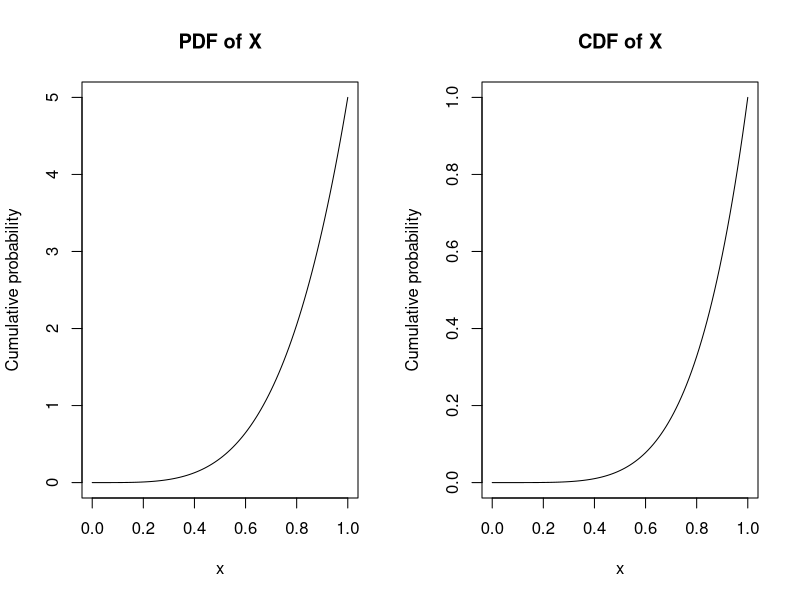
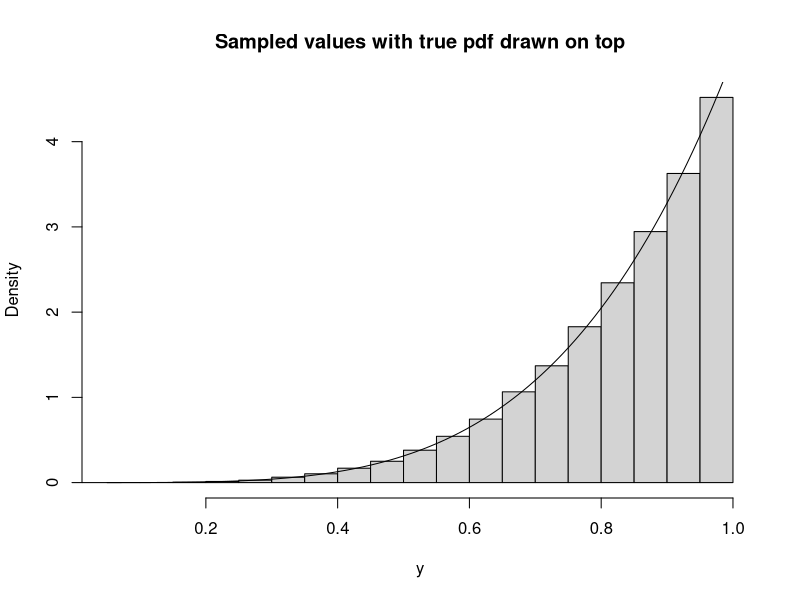
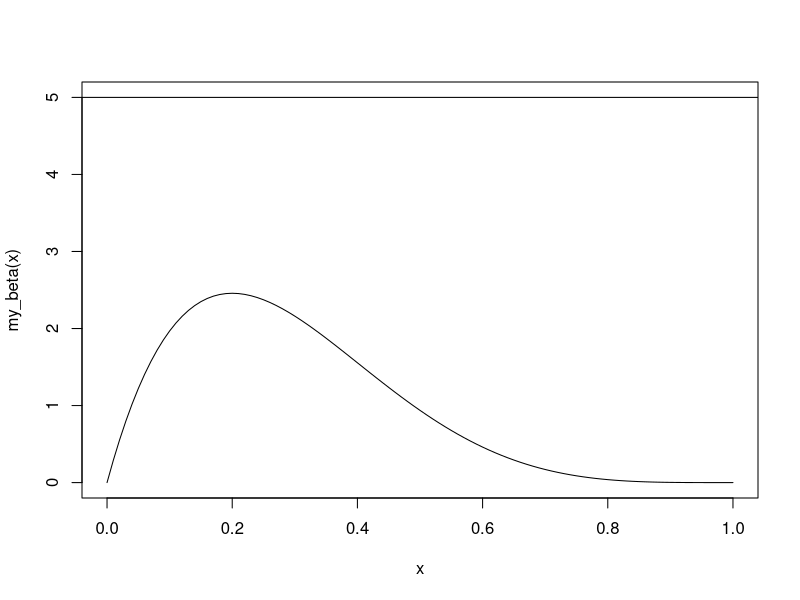
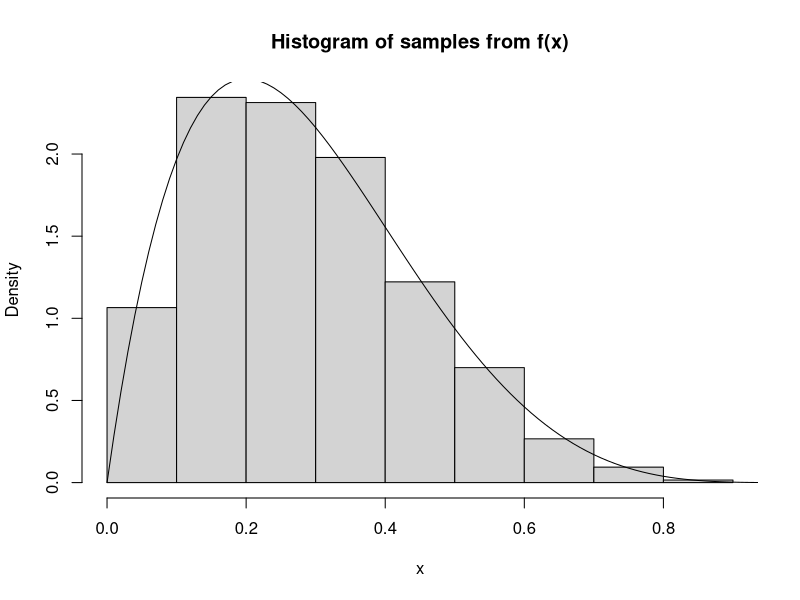
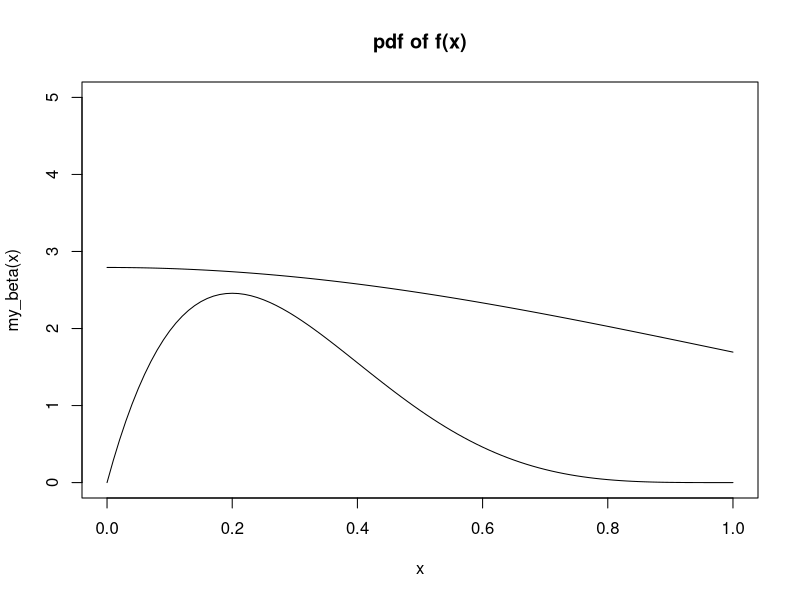
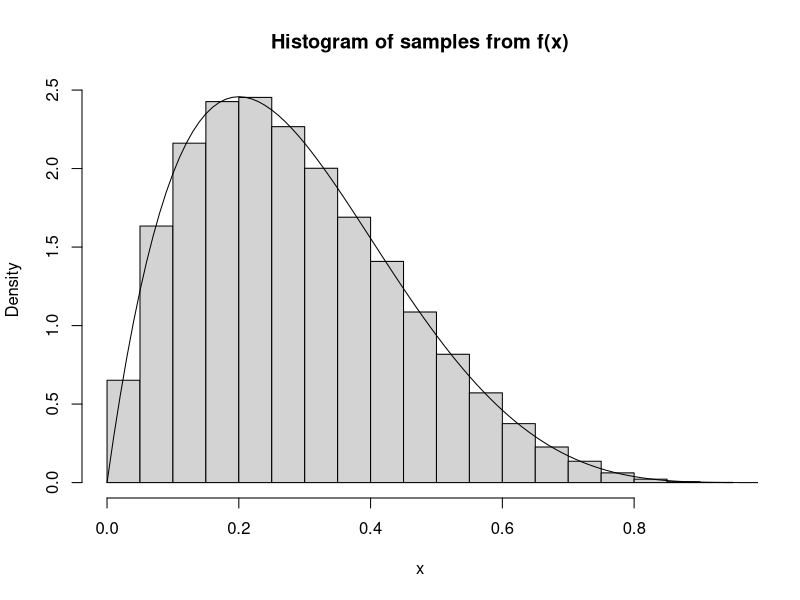

The R source for these figures, in order:
##################################################################
## ~~~~~~~~~~~~~~~~~~~~~~~~~~~~~~~~~~~~~~~~~~~~~~~~~~~~~~~~~~~~ ##
## ~~~~~~~~~~~~~~~/// Stat 102C Lab 2 R Code \\\~~~~~~~~~~~~~~~ ##
## ~~~~~~~~~~~~~~~~~~~~~~~~~~~~~~~~~~~~~~~~~~~~~~~~~~~~~~~~~~~~ ##
## ~~~~~~~~~~~~~~~~~~~~ Levon Demirdjian ~~~~~~~~~~~~~~~~~~~~~~ ##
## ~~~~~~~~~~~~~~~~~~~~~~~~~~~~~~~~~~~~~~~~~~~~~~~~~~~~~~~~~~~~ ##
## ~~~~~~~~~~~~~~~~~~~~~~ April 06 2016 ~~~~~~~~~~~~~~~~~~~~~~~ ##
## ~~~~~~~~~~~~~~~~~~~~~~~~~~~~~~~~~~~~~~~~~~~~~~~~~~~~~~~~~~~~ ##
##################################################################


################
## Problem 1: ##
################

## Let the pdf f(x) be given by f(x) = kx^4 where 0 <= x <= 1, where 
## k is the normalizing constant.

## a) Find the normalizing constant of f(x).

## b) Find the cdf F(t). Plot F(t) as a function of t.

## c) Use the inversion method to draw samples from f(x). Start off 
## by computing the inverse of F(t); plot F(t) using "curve".

## d) Use the curve function in R to plot f(x). Show the plot of 
## f(x) on the same plot as the histogram of points sampled from part c. 
## Hint: make sure the "prob" parameter is set to true in "hist", and 
## use the "add" parameter in the "curve" function to add the curve
## to the existing plot. Use ?? if you're not sure what you're doing.



###############
## Solutions ##
###############

my_pdf <- function(x){5*x^4}
my_cdf <- function(x){x^5}
my_cdf_inverse <- function(x){x^(1/5)}

par(mfrow=c(1,2))
curve(my_pdf, 0, 1, main = "PDF of X", ylab = "Cumulative probability")
curve(my_cdf, 0, 1, main = "CDF of X", ylab = "Cumulative probability")

n <- 100000
U <- runif(n)           ## Step 1: Generate Uniform(0,1) rv's
y <- my_cdf_inverse(U)  ## Step 2: Apply inverse_cdf to Uniform(0,1) rv's

par(mfrow=c(1,1))
hist(y, prob = TRUE, main = "Sampled values with true pdf drawn on top")
curve(my_pdf, 0, 1, add = TRUE)


################
## Problem 2: ##
################


## Suppose we're interested in sampling from the beta(2,5) distribution
## but we don't want to use R's built in function. We proceed using 
## rejection sampling. Recall that the pdf of a beta(2,5) is given by 
## f(x) = 30 * x * (1 - x)^4

## a) Can we use the Unif(0,1) distribution as the enveloping distribution?
## Why or why not? Use plots to answer this question.

## b) Graphically find an M st M * Unif(0, 1) will envelope f(x). Compute
## The rejection probability for this choice of M.

## c) What is the smallest such value M we can find? What is the acceptance 
## probability for this choice of M?

## d) Implement rejection sampling to sample from the beta(2,5) distribution.
## Use two envelope distributions: one using the optimal M you found in part c,
## another using M = 10. 

## e) Plot your histograms in two separate plots with the true distribution 
## overlain on both histograms.


###############
## Solutions ##
###############


## First, look at density graphically. Play with M. Find and use the optimal 
## M (given in the lab session). I'm using a suboptimal M=5 here
M <- 5
my_beta <- function(x){
  30 * x * (1 - x)^4
}
curve(my_beta, 0, 1, ylim = c(0, M))  ## How does M=5 do?
abline(h = M)

## Compute acceptance_prob
acceptance_prob <- function(x){
  (30 * x * (1 - x)^4) / M
}

n <- 10000
U <- runif(n)               ## Drawing from g(x)
y <- acceptance_prob(U)     ## Compute acceptance probability
accepted <- rbinom(n, 1, y) ## Sample from acceptance probabilities
mean(accepted)

## Plot results
hist(U[accepted == 1], prob = TRUE, main = "Histogram of samples from f(x)", xlab = "x")
curve(my_beta, 0, 1, ylim = c(0, 5), add = TRUE)




################
## Problem 3: ##
################


## Suppose we're interested in sampling from the beta(2,5) distribution
## but we don't want to use R's built in function. We proceed using 
## rejection sampling. Recall that the pdf of a beta(2,5) is given by 
## f(x) = 30 * x * (1 - x)^4

## a) Can we use the Normal(0,1) distribution as the enveloping distribution?
## Why or why not? Use plots to answer this question.

## b) Graphically find an M st M * Normal(0,1) will envelope f(x). Compute
## The rejection probability for this choice of M.

## c) Implement rejection sampling to sample from the beta(2,5) distribution.
## What modification should we make to our algorithm so that we don't sample
## points outside of the domain of f(x)

## d) Plot your histogram with the true distribution overlain.


###############
## Solutions ##
###############


## First, look at density graphically. Play with M
my_beta <- function(x){
  30 * x * (1 - x)^4
}

M <- 7
my_normal <- function(x){
  M * dnorm(x)
}

curve(my_beta, 0, 1, ylim = c(0, 5), main = "pdf of f(x)")
curve(my_normal, 0, 1, ylim = c(0, 5), add = TRUE)


## Compute acceptance_prob
acceptance_prob <- function(x){
  (30 * x * (1 - x)^4) / (M * dnorm(x))
}

n <- 1000000
X <- rnorm(n)                ## Drawing from g(x)
X <- X[(0 <= X) & (X <= 1)]  ## Throw away points outside of the domain of f(x)

y <- acceptance_prob(X)     ## Compute acceptance probability
accepted <- rbinom(n, 1, y) ## Sample from acceptance probabilities
mean(accepted)

## Plot results
hist(X[accepted == 1], prob = TRUE, main = "Histogram of samples from f(x)", xlab = "x")
curve(my_beta, 0, 1, ylim = c(0, 5), add = TRUE)



